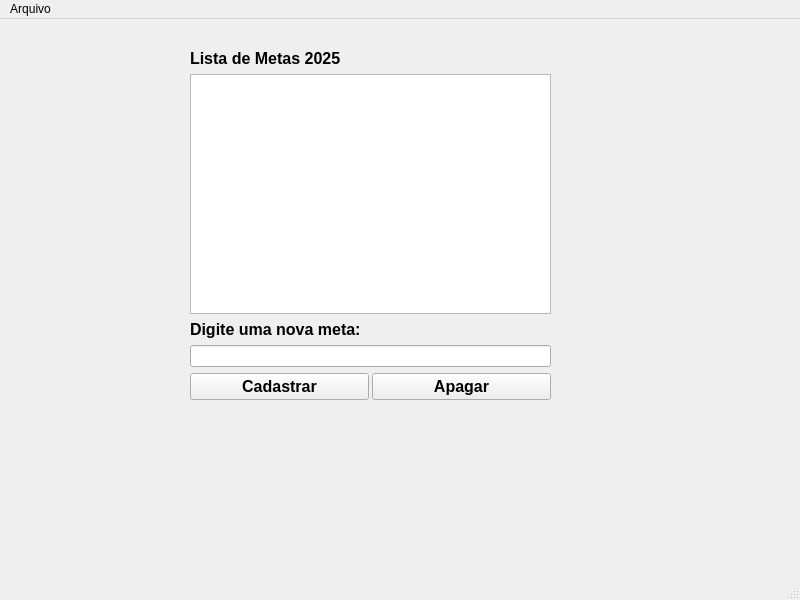
<?xml version="1.0" encoding="UTF-8"?>
<ui version="4.0">
 <class>MainWindow</class>
 <widget class="QMainWindow" name="MainWindow">
  <property name="geometry">
   <rect>
    <x>0</x>
    <y>0</y>
    <width>800</width>
    <height>600</height>
   </rect>
  </property>
  <property name="windowTitle">
   <string>MainWindow</string>
  </property>
  <widget class="QWidget" name="centralwidget">
   <widget class="QWidget" name="verticalLayoutWidget">
    <property name="geometry">
     <rect>
      <x>190</x>
      <y>30</y>
      <width>361</width>
      <height>351</height>
     </rect>
    </property>
    <layout class="QVBoxLayout" name="verticalLayout">
     <item>
      <widget class="QLabel" name="label">
       <property name="font">
        <font>
         <pointsize>12</pointsize>
         <weight>75</weight>
         <bold>true</bold>
        </font>
       </property>
       <property name="text">
        <string>Lista de Metas 2025</string>
       </property>
       <property name="alignment">
        <set>Qt::AlignLeading|Qt::AlignLeft|Qt::AlignVCenter</set>
       </property>
      </widget>
     </item>
     <item>
      <widget class="QListWidget" name="listWidget"/>
     </item>
     <item>
      <widget class="QLabel" name="label_3">
       <property name="font">
        <font>
         <pointsize>12</pointsize>
         <weight>75</weight>
         <bold>true</bold>
        </font>
       </property>
       <property name="text">
        <string>Digite uma nova meta:</string>
       </property>
       <property name="alignment">
        <set>Qt::AlignLeading|Qt::AlignLeft|Qt::AlignVCenter</set>
       </property>
      </widget>
     </item>
     <item>
      <widget class="QLineEdit" name="lineEdit"/>
     </item>
     <item>
      <layout class="QHBoxLayout" name="horizontalLayout">
       <property name="spacing">
        <number>3</number>
       </property>
       <property name="leftMargin">
        <number>0</number>
       </property>
       <item>
        <widget class="QPushButton" name="pushButton">
         <property name="font">
          <font>
           <pointsize>12</pointsize>
           <weight>75</weight>
           <bold>true</bold>
          </font>
         </property>
         <property name="cursor">
          <cursorShape>PointingHandCursor</cursorShape>
         </property>
         <property name="text">
          <string>Cadastrar</string>
         </property>
        </widget>
       </item>
       <item>
        <widget class="QPushButton" name="pushButton_2">
         <property name="font">
          <font>
           <pointsize>12</pointsize>
           <weight>75</weight>
           <bold>true</bold>
          </font>
         </property>
         <property name="cursor">
          <cursorShape>PointingHandCursor</cursorShape>
         </property>
         <property name="text">
          <string>Apagar</string>
         </property>
        </widget>
       </item>
      </layout>
     </item>
    </layout>
   </widget>
  </widget>
  <widget class="QMenuBar" name="menubar">
   <property name="geometry">
    <rect>
     <x>0</x>
     <y>0</y>
     <width>800</width>
     <height>21</height>
    </rect>
   </property>
   <widget class="QMenu" name="menuArquivo">
    <property name="title">
     <string>Arquivo</string>
    </property>
    <addaction name="actionNovo"/>
    <addaction name="actionAbrir"/>
    <addaction name="actionSalvar"/>
    <addaction name="actionSair"/>
   </widget>
   <addaction name="menuArquivo"/>
  </widget>
  <widget class="QStatusBar" name="statusbar"/>
  <action name="actionSalvar">
   <property name="text">
    <string>Salvar</string>
   </property>
  </action>
  <action name="actionSair">
   <property name="text">
    <string>Sair</string>
   </property>
  </action>
  <action name="actionNovo">
   <property name="text">
    <string>Novo</string>
   </property>
  </action>
  <action name="actionAbrir">
   <property name="text">
    <string>Abrir</string>
   </property>
  </action>
 </widget>
 <resources/>
 <connections/>
</ui>
